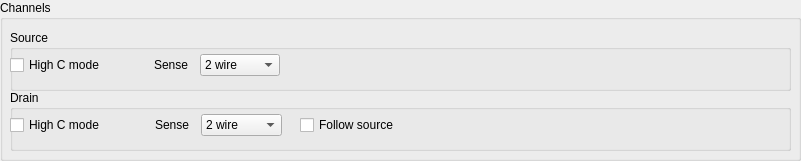
  <widget class="QGroupBox" name="groupBox_channels">
   <property name="geometry">
    <rect>
     <x>40</x>
     <y>110</y>
     <width>801</width>
     <height>161</height>
    </rect>
   </property>
   <property name="title">
    <string>Channels</string>
   </property>
   <widget class="QGroupBox" name="groupBox_source">
    <property name="geometry">
     <rect>
      <x>10</x>
      <y>30</y>
      <width>781</width>
      <height>61</height>
     </rect>
    </property>
    <property name="title">
     <string>Source</string>
    </property>
    <widget class="QWidget" name="horizontalLayoutWidget_20">
     <property name="geometry">
      <rect>
       <x>0</x>
       <y>20</y>
       <width>771</width>
       <height>31</height>
      </rect>
     </property>
     <layout class="QHBoxLayout" name="HBoxLayout_sourceChannel" stretch="10,1,10,40">
      <item>
       <layout class="QHBoxLayout" name="HBoxLayout_sourceHighC">
        <item>
         <widget class="QCheckBox" name="checkBox_sourceHighC">
          <property name="text">
           <string>High C mode</string>
          </property>
         </widget>
        </item>
       </layout>
      </item>
      <item>
       <spacer name="horizontalSpacer_19">
        <property name="orientation">
         <enum>Qt::Horizontal</enum>
        </property>
        <property name="sizeHint" stdset="0">
         <size>
          <width>40</width>
          <height>20</height>
         </size>
        </property>
       </spacer>
      </item>
      <item>
       <layout class="QHBoxLayout" name="HBoxLayout_sourceSenseMode" stretch="0,0">
        <item>
         <widget class="QLabel" name="label_sourceSenseMode">
          <property name="sizePolicy">
           <sizepolicy hsizetype="Fixed" vsizetype="Fixed">
            <horstretch>0</horstretch>
            <verstretch>0</verstretch>
           </sizepolicy>
          </property>
          <property name="minimumSize">
           <size>
            <width>40</width>
            <height>0</height>
           </size>
          </property>
          <property name="text">
           <string>Sense</string>
          </property>
         </widget>
        </item>
        <item>
         <widget class="QComboBox" name="comboBox_sourceSenseMode">
          <property name="sizePolicy">
           <sizepolicy hsizetype="Fixed" vsizetype="Fixed">
            <horstretch>0</horstretch>
            <verstretch>0</verstretch>
           </sizepolicy>
          </property>
          <property name="minimumSize">
           <size>
            <width>80</width>
            <height>0</height>
           </size>
          </property>
          <property name="currentIndex">
           <number>0</number>
          </property>
          <item>
           <property name="text">
            <string>2 wire</string>
           </property>
          </item>
          <item>
           <property name="text">
            <string>4 wire</string>
           </property>
          </item>
          <item>
           <property name="text">
            <string>2 &amp; 4 wire</string>
           </property>
          </item>
         </widget>
        </item>
       </layout>
      </item>
      <item>
       <spacer name="horizontalSpacer_20">
        <property name="orientation">
         <enum>Qt::Horizontal</enum>
        </property>
        <property name="sizeHint" stdset="0">
         <size>
          <width>40</width>
          <height>20</height>
         </size>
        </property>
       </spacer>
      </item>
     </layout>
    </widget>
   </widget>
   <widget class="QGroupBox" name="groupBox_drain">
    <property name="geometry">
     <rect>
      <x>10</x>
      <y>90</y>
      <width>781</width>
      <height>61</height>
     </rect>
    </property>
    <property name="title">
     <string>Drain</string>
    </property>
    <widget class="QWidget" name="horizontalLayoutWidget_21">
     <property name="geometry">
      <rect>
       <x>0</x>
       <y>20</y>
       <width>771</width>
       <height>31</height>
      </rect>
     </property>
     <layout class="QHBoxLayout" name="HBoxLayout_drainChannel" stretch="10,1,10,1,10,28">
      <item>
       <layout class="QHBoxLayout" name="HBoxLayout_drainHighC">
        <item>
         <widget class="QCheckBox" name="checkBox_drainHighC">
          <property name="text">
           <string>High C mode</string>
          </property>
         </widget>
        </item>
       </layout>
      </item>
      <item>
       <spacer name="horizontalSpacer_21">
        <property name="orientation">
         <enum>Qt::Horizontal</enum>
        </property>
        <property name="sizeHint" stdset="0">
         <size>
          <width>40</width>
          <height>20</height>
         </size>
        </property>
       </spacer>
      </item>
      <item>
       <layout class="QHBoxLayout" name="HBoxLayout_drainSenseMode" stretch="0,0">
        <item>
         <widget class="QLabel" name="label_drainSenseMode">
          <property name="sizePolicy">
           <sizepolicy hsizetype="Fixed" vsizetype="Fixed">
            <horstretch>0</horstretch>
            <verstretch>0</verstretch>
           </sizepolicy>
          </property>
          <property name="minimumSize">
           <size>
            <width>40</width>
            <height>0</height>
           </size>
          </property>
          <property name="text">
           <string>Sense</string>
          </property>
         </widget>
        </item>
        <item>
         <widget class="QComboBox" name="comboBox_drainSenseMode">
          <property name="sizePolicy">
           <sizepolicy hsizetype="Fixed" vsizetype="Fixed">
            <horstretch>0</horstretch>
            <verstretch>0</verstretch>
           </sizepolicy>
          </property>
          <property name="minimumSize">
           <size>
            <width>80</width>
            <height>0</height>
           </size>
          </property>
          <property name="currentIndex">
           <number>0</number>
          </property>
          <item>
           <property name="text">
            <string>2 wire</string>
           </property>
          </item>
          <item>
           <property name="text">
            <string>4 wire</string>
           </property>
          </item>
          <item>
           <property name="text">
            <string>2 &amp; 4 wire</string>
           </property>
          </item>
         </widget>
        </item>
       </layout>
      </item>
      <item>
       <spacer name="horizontalSpacer_22">
        <property name="orientation">
         <enum>Qt::Horizontal</enum>
        </property>
        <property name="sizeHint" stdset="0">
         <size>
          <width>40</width>
          <height>20</height>
         </size>
        </property>
       </spacer>
      </item>
      <item>
       <layout class="QHBoxLayout" name="HBoxLayout_drainFollowSource">
        <item>
         <widget class="QCheckBox" name="checkBox_drainFollowSource">
          <property name="text">
           <string>Follow source</string>
          </property>
         </widget>
        </item>
       </layout>
      </item>
      <item>
       <spacer name="horizontalSpacer_23">
        <property name="orientation">
         <enum>Qt::Horizontal</enum>
        </property>
        <property name="sizeHint" stdset="0">
         <size>
          <width>40</width>
          <height>20</height>
         </size>
        </property>
       </spacer>
      </item>
     </layout>
    </widget>
   </widget>
  </widget>
